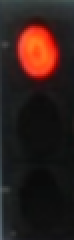
//> input picture Computer Vision CS4053/assignments/Traffic/submission-1/resources/templates/red.png, 37 x 120 px, given in place of CamVidLights01.png, which was not available (shown 2 times larger); the run also reads 1 picture not shown here
$ ./final   (built with g++ and OpenCV 4)
//> lines starting //> are read from the running program, lines starting //| are printed output that depends on the picture; pictures that were not available may be replaced by others from this repository, and a replacement may not be noted
### Computer Vision CS4053/assignments/Traffic/submission-1/metrics.h
#include "Utilities.h"

// [14 lines left out: functions recall, precision, accuracy, not called in this run]

### Computer Vision CS4053/assignments/Traffic/submission-1/Utilities.h
/*
 * Based on Sample code provided as part of "A Practical Introduction to Computer Vision with OpenCV"
 * by Kenneth Dawson-Howe � Wiley & Sons Inc. 2014.
 * Modified by Caelen Feller
 */

#pragma once
#include "opencv2/core.hpp"
// #include "opencv2/core/cuda.hpp"
#pragma GCC diagnostic ignored "-Wwrite-strings"
#include "opencv2/video.hpp"
#include "opencv2/objdetect.hpp"
#include "opencv2/highgui.hpp"
#include <stdio.h>
#include <iostream>
#include <string>
#define PI 3.14159265358979323846

using namespace std;
using namespace cv;

void FindLocalMaxima(Mat& input_image, Mat& local_maxima, double threshold_value);

void writeText( Mat image, char* text, int row, int column, Scalar colour=-1.0, double scale=0.4, int thickness=1 );
Mat JoinImagesHorizontally( Mat& image1, char* name1, Mat& image2, char* name2, int spacing=0, Scalar colour=-1.0 );
Mat JoinImagesVertically( Mat& image1, char* name1, Mat& image2, char* name2, int spacing=0, Scalar colour=-1.0 );
void addGaussianNoise(Mat &image, double average=0.0, double standard_deviation=10.0);

VideoWriter* OpenVideoFile( char* filename, VideoCapture& video_to_emulate, int horizontal_multiple=1, int vertical_multiple=1, int spacing=0 );
VideoWriter* OpenVideoFile( char* filename, int codec, Size image_size, double fps, int horizontal_multiple=1, int vertical_multiple=1, int spacing=0 );
void WriteVideoFrame( VideoWriter* output_video, Mat& video_frame );
void CloseVideoFile( VideoWriter* video );

void invertImage(Mat &image, Mat &result_image);
int CameraCalibration( string passed_settings_filename );

void invertImage(Mat &image, Mat &result_image);
Mat StretchImage( Mat& image );
Mat convert_32bit_image_for_display(Mat& passed_image, double zero_maps_to=0.0, double passed_scale_factor=-1.0 );
void show_32bit_image( char* window_name, Mat& passed_image, double zero_maps_to=0.0, double passed_scale_factor=-1.0 );
Mat ComputeDefaultImage( Mat& passed_image );
void DrawHistogram( MatND histograms[], int number_of_histograms, Mat& display_image );

### Computer Vision CS4053/assignments/Traffic/submission-1/Utilities.cpp
/*
 * Based on Sample code provided as part of "A Practical Introduction to Computer Vision with OpenCV"
 * by Kenneth Dawson-Howe � Wiley & Sons Inc. 2014.
 * Modified by Caelen Feller
 */
#include "opencv2/core.hpp"
#include "opencv2/imgproc.hpp"
#include "opencv2/video.hpp"
#include "opencv2/highgui.hpp"
#include <stdio.h>
#include <iostream>
#include "Utilities.h"

using namespace std;
using namespace cv;

void writeText( Mat image, char* text, int row, int column, Scalar passed_colour, double scale, int thickness )
{
	Scalar colour( 0, 0, 255);
	Point location( column, row );
	putText( image, text, location, FONT_HERSHEY_SIMPLEX, scale, (passed_colour.val[0] == -1.0) ? colour : passed_colour, thickness );
}

Mat JoinImagesHorizontally( Mat& image1, char* name1, Mat& image2, char* name2, int spacing, Scalar passed_colour/*=-1.0*/ )
{
	Mat result( (image1.rows > image2.rows) ? image1.rows : image2.rows,
		        image1.cols + image2.cols + spacing,
				image1.type() );
	result.setTo(Scalar(255,255,255));
    Mat imageROI;
	imageROI = result(cv::Rect(0,0,image1.cols,image1.rows));
	image1.copyTo(imageROI);
	if (spacing > 0)
	{
		imageROI = result(cv::Rect(image1.cols,0,spacing,image1.rows));
		imageROI.setTo(Scalar(255,255,255));
	}
	imageROI = result(cv::Rect(image1.cols+spacing,0,image2.cols,image2.rows));
	image2.copyTo(imageROI);
	writeText( result, name1, 13, 6, passed_colour );
	writeText( imageROI, name2, 13, 6, passed_colour );
	return result;
}

Mat JoinImagesVertically( Mat& image1, char* name1, Mat& image2, char* name2, int spacing, Scalar passed_colour/*=-1.0*/ )
{
	Mat result( image1.rows + image2.rows + spacing,
		        (image1.cols > image2.cols) ? image1.cols : image2.cols,
				image1.type() );
	result.setTo(Scalar(255,255,255));
	Mat imageROI;
	imageROI = result(cv::Rect(0,0,image1.cols,image1.rows));
	image1.copyTo(imageROI);
	if (spacing > 0)
	{
		imageROI = result(cv::Rect(0,image1.rows,image1.cols,spacing));
		imageROI.setTo(Scalar(255,255,255));
	}
	imageROI = result(cv::Rect(0,image1.rows+spacing,image2.cols,image2.rows));
	image2.copyTo(imageROI);
	writeText( result, name1, 13, 6, passed_colour );
	writeText( imageROI, name2, 13, 6, passed_colour );
	return result;
}

// [150 lines left out: functions addGaussianNoise, OpenVideoFile, OpenVideoFile, WriteVideoFrame, CloseVideoFile, StretchImage and 4 more, not called in this run]

### Computer Vision CS4053/assignments/Traffic/submission-1/final.cpp
#include <iostream>
#include <iomanip>
#include <sstream>
#include <vector>

// Code from course text sample code

#include "Utilities.h"

void FindLocalMaxima( Mat& input_image, Mat& local_maxima, double threshold_value );
void FindLocalMinima( Mat& input_image, Mat& local_minima, double threshold_value );

// CSV Reading library for reading ground truth from https://github.com/ben-strasser/fast-cpp-csv-parser
#include "csv.h"

using namespace cv;
using namespace std;

// My own code or suffieciently changed course text sample code
#include "metrics.h"

enum LightState {
    RED,
    AMBER,
    RED_AMBER,
    GREEN
};

struct Light {
    Rect inner;
    Rect outer;
    double correlation;
    LightState state;
};

// Read Images In
vector<Mat> get_traffic_images();

// Do any preprocessing on Image
void preprocess(Mat& input, Mat& output);

// Determine whether segmented image regions are lights, and where they are
void match_lights(vector<vector<Point>> &contours, vector<Vec4i> &hierarchy,  Mat &input, Mat &output, vector<Light>& lights, Mat &contours_image);

// Modified version of DrawMatchingTemplateRectangles to return bounding rectangles
void get_matching_template_rectangles( vector<Rect> &output, Mat& matched_template_map, Mat& template_image, Scalar passed_colour);

// Output Result Images
void write_traffic_images(vector<Mat> &images);

// Evaluate Recognition Metrics
void GetRecognitionResults(vector<vector<Light>> &results, bool centre);

// Constants
const int N_IMAGES = 14;

double CORRELATION_THRESH = .78;

double MAX_ANGLE = 20;
double MIN_WIDTH = 1;

double MIN_A_RATIO = 1.0;
double MAX_A_RATIO = 4.0;

double MIN_HOLE_A_RATIO = 0.5;
double MAX_HOLE_A_RATIO = 1.8;

int THRESHOLD_SIZE = 67;

int main(int argc, const char * argv[])
{
    char c;
    // Read in images
    vector<Mat> input = get_traffic_images();

    vector<Mat> output;
    vector<vector<Light>> results (N_IMAGES);

    // Interactive output
    Mat row1, row2, displayImage;

	for(int N =0; N <input.size(); N++)
    {
        // Lights found in image
        vector<Light> lights;

        // Noise Reduction and Preprocessing
        Mat processed_input;
        preprocess(input[N], processed_input);

        // Segment image into regions via thresholding of binary image
        Mat grey_image, binary_image, closed_image;
        cvtColor(processed_input, grey_image, CV_BGR2GRAY);

        adaptiveThreshold(grey_image, binary_image, 255, ADAPTIVE_THRESH_GAUSSIAN_C, THRESH_BINARY, THRESHOLD_SIZE, 1);

        // Close Regions
        dilate(binary_image, closed_image, Mat());
        erode( closed_image,closed_image, Mat());

        // Process regions in segmented image.
        vector<vector<Point>> contours;
        vector<Vec4i> hierarchy;

        findContours(closed_image,contours,hierarchy,CV_RETR_TREE,CV_CHAIN_APPROX_NONE);


        // Use various features to identify regions, and template match to finalise
        Mat refined_contours_image, match_image;
        match_lights(contours, hierarchy, input[N], match_image, lights, refined_contours_image);


        // Prepare visual output
        for(int i = 0; i<lights.size(); i++)
        {
            rectangle(match_image, lights[i].inner, Scalar(255,0,0));
            rectangle(match_image, lights[i].outer, Scalar(0,0,255));
            char * state;
            if(lights[i].state == RED) state = "RED";
            if(lights[i].state == RED_AMBER) state = "RED AMBER";
            if(lights[i].state == GREEN) state = "GREEN";
            if(lights[i].state == AMBER) state = "AMBER";

            char str[50];
            sprintf(str, "%f, STATE: %s", lights[i].correlation, state);
            writeText(match_image, str, lights[i].outer.tl().y,lights[i].outer.tl().x);
        }

        cvtColor(binary_image, binary_image, CV_GRAY2BGR);
        cvtColor(closed_image, closed_image, CV_GRAY2BGR);
        row1 = JoinImagesHorizontally(processed_input, "Input Image", binary_image, "Thresholded Image", 4);
        row2 = JoinImagesHorizontally(closed_image, "Recognised Regions", refined_contours_image, "Template Match - Result", 4);
        displayImage = JoinImagesVertically(row1, "", row2, "", 4);

        resize(displayImage, displayImage, Size(),0.7, 0.7, CV_INTER_AREA);
        imshow("Output", displayImage);
        c = cvWaitKey();
        cvDestroyAllWindows();
        if(c == 'q') return 0;

        // Store the matched lights and visual output.
        output.push_back(match_image);
        results[N] = lights;
	}

    // Write visual output
    write_traffic_images(output);

    // Output Recognition Metrics
    cout << "Centres" <<endl;
    GetRecognitionResults(results, true);


    cout << "Outer" <<endl;
    GetRecognitionResults(results, false);

    return 0;
}

void preprocess(Mat& input, Mat& output)
{
    output = input.clone();
    // This ended up not being used, but is a useful stub
    // if you need to do content aware exposure correction,
    // Preliminary segmentation, scaling, etc.
}

// [13 lines left out: function write_traffic_images, not called in this run]

vector<Mat> get_traffic_images()
{
    String resPath("resources/");
    String inputPath(resPath + "input/CamVidLights");

    vector<Mat> images(N_IMAGES);

    ostringstream path;
    for(int i = 1; i <= N_IMAGES; i++)
    {
        path.str("");
        path << inputPath << setw(2) << setfill('0') << i << ".png";
        images[i-1] = imread( path.str(), IMREAD_COLOR );
//> images[0] is the input picture: 120 rows x 37 cols, CV_8UC3; mean B, G, R 26.3, 29.9, 47.2
    }
//> pass 2 of the loop in get_traffic_images, `for(int i = 1; i <= N_IMAGES; i++)`:
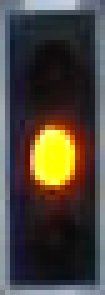
//> input picture Computer Vision CS4053/assignments/Traffic/submission-1/resources/templates/amber.png, 21 x 59 px, given in place of CamVidLights02.png, which was not available (shown 5 times larger)
//> in get_traffic_images, images[1] is the input picture: 59 rows x 21 cols, CV_8UC3; mean B, G, R 58.9, 67.6, 74.5
    return images;
}


void match_lights(vector<vector<Point>> &contours, vector<Vec4i> &hierarchy,  Mat &input, Mat &output, vector<Light>& lights, Mat &contours_image)
{
    vector<Mat> templates = {
        imread("resources/templates/red.png"),
        imread("resources/templates/amber.png"),
        imread("resources/templates/red-amber.png"),
        imread("resources/templates/green.png")
    };
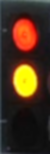
//> input picture Computer Vision CS4053/assignments/Traffic/submission-1/resources/templates/red-amber.png, 50 x 154 px
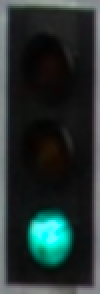
//> input picture Computer Vision CS4053/assignments/Traffic/submission-1/resources/templates/green.png, 50 x 147 px (shown 2 times larger)
//> templates[2] is the input picture: 154 rows x 50 cols, CV_8UC3; mean B, G, R 28.5, 49.1, 71.7
//> templates[3] is the input picture: 147 rows x 50 cols, CV_8UC3; mean B, G, R 47.8, 48.8, 36.3

    // Visual output for potential regions, without template matching
    contours_image = Mat::zeros(input.size(), CV_8UC3);
    contours_image = Scalar(255,255,255);
    output = input.clone();

    for (int contour=0; (contour < contours.size()); contour++)
    {
        // Refine regions to search
        // Does the region have a hole?
        if(hierarchy[contour][2] == -1) continue;

        // Find the largest hole in the region
        int max_child = hierarchy[contour][2];
        for(int child = hierarchy[contour][2]; hierarchy[child][0] > -1; child = hierarchy[child][0])
            if (contours[max_child].size() < contours[child].size()) max_child = child;

        // Is the region and hole large enough
        if (contours[contour].size() > 10 && contours[max_child].size() > 2)
        {
            // Get bounding boxes of region and hole
            RotatedRect min_bounding_rectangle = minAreaRect(contours[contour]);
            RotatedRect child_min_bounding_rectangle = minAreaRect(contours[max_child]);

            // Ensure region is not too rotated - traffic light will not be more than 20 degrees tilted
            if(min_bounding_rectangle.angle > MAX_ANGLE ) continue;

            // Ensure region is portrait
            if(min_bounding_rectangle.boundingRect().width > min_bounding_rectangle.boundingRect().height) continue;

            //Ensure rotated region is portrait
            if (min_bounding_rectangle.size.width > min_bounding_rectangle.size.height)
            {
                swap(min_bounding_rectangle.size.width, min_bounding_rectangle.size.height);
                min_bounding_rectangle.angle += 90.f;
            }

            // Get aspect ratio of Region and child
            double aspect_ratio = min_bounding_rectangle.size.height / min_bounding_rectangle.size.width;
            double child_aspect_ratio = child_min_bounding_rectangle.size.height / child_min_bounding_rectangle.size.width;

            if(
                aspect_ratio > MIN_A_RATIO && aspect_ratio < MAX_A_RATIO     // Is it correctly proportioned?
                && min_bounding_rectangle.size.width > MIN_WIDTH   // Is it too small/too large?
                && child_aspect_ratio > MIN_HOLE_A_RATIO && child_aspect_ratio < MAX_HOLE_A_RATIO // Is the hole circular enough?
            ) {
                Scalar colour( rand()&0xFF,rand()&0xFF,rand()&0xFF );
                drawContours( contours_image, contours, contour, colour, CV_FILLED, 8, hierarchy );

                // Template match region against all traffic light templates
                for(int temp = 0; temp < templates.size(); temp++)
                {
                    // Result Light
                    Light light;

                    Rect searchArea = min_bounding_rectangle.boundingRect();

                    // Check if bdd box is in the image
                    if( (searchArea & cv::Rect(0, 0, input.cols, input.rows)) != searchArea) continue;

                    Mat searchImage = input(searchArea).clone();

                    // Warp Search Area to better fit the template
                    Mat rot = getRotationMatrix2D(Point2f(searchImage.cols/2,searchImage.rows/2), min_bounding_rectangle.angle, 1);

                    Rect2f bbox = RotatedRect(Point2f(searchImage.cols/2, searchImage.rows/2), searchImage.size(), min_bounding_rectangle.angle).boundingRect2f();
                    rot.at<double>(0,2) += bbox.width/2.0 - searchImage.cols/2.0;
                    rot.at<double>(1,2) += bbox.height/2.0 - searchImage.rows/2.0;

                    warpAffine(searchImage, searchImage, rot, bbox.size());

                    // Scale the search area  and template to be the correct size
                    double scale =(double)templates[temp].rows/ min_bounding_rectangle.size.height;
                    Mat scaled_template = templates[temp].clone();

                    resize(scaled_template, scaled_template, Size(), 1.0/scale, 1.0/scale, CV_INTER_AREA);
                    resize(searchImage, searchImage, Size(), scale, scale, CV_INTER_AREA);

                    // Ensure the search area is not too small - overly narrow slivers
                    if(searchImage.cols <= templates[temp].cols || searchImage.rows <= templates[temp].rows) continue;

                    // Template match the search area
                    Mat correlation_image;
                    double min_correlation, max_correlation;

                    matchTemplate( searchImage, templates[temp], correlation_image, CV_TM_CCORR_NORMED );
                    minMaxLoc( correlation_image, &min_correlation, &max_correlation );

                    // Check if the match is good enough!
                    if(max_correlation < CORRELATION_THRESH) continue;

                    // Check if the region has been matched by another template, pick best

                    light.outer = searchArea;
                    light.state = (LightState) temp;
                    light.correlation = max_correlation;

                    bool found = false;
                    for(int j = 0; j < lights.size(); j++)
                    {
                        bool intersects = ((searchArea & lights[j].outer).area() > 0);
                        if(intersects)
                        {
                            if(lights[j].correlation < max_correlation) lights[j] = light;
                            found = true;
                        }
                    }
                    if(!found) lights.push_back(light);


                    // Find other lights of same size in image
                    Mat matched_template_map;

                    // Template match scaled template
                    matchTemplate( input, scaled_template, correlation_image, CV_TM_CCORR_NORMED );
                    minMaxLoc( correlation_image, &min_correlation, &max_correlation );

                    FindLocalMaxima( correlation_image, matched_template_map, max_correlation*0.9999 );

                    vector<Rect> rectangles;
                    get_matching_template_rectangles( rectangles, matched_template_map, scaled_template, Scalar(0,0,255));


                    // Ensure Results do not intersect with current results
                    for(int rect = 0; rect < rectangles.size(); rect++)
                    {
                        bool found = false;
                        for(int j = 0; j < lights.size(); j++)
                        {
                            bool intersects = ((rectangles[rect] & lights[j].outer).area() > 0);
                            if(intersects)
                            {
                                if(rectangles[rect].area() >= lights[j].inner.area())
                                {
                                    lights[j].inner = rectangles[rect];
                                    lights[j].correlation = max_correlation;
                                }
                                found  = true;
                            }
                        }
                        if(!found)
                        {
                            light = Light();
                            light.outer = rectangles[rect];
                            light.inner = rectangles[rect];
                            light.correlation = max_correlation;
                        }
                    }

                }
            }
        }
    }
//> contours_image: 120 rows x 37 cols, CV_8UC3; every value is 255
//> in main, `imshow("Output", displayImage);`:
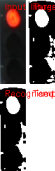
//> window 'Output': 171 rows x 55 cols, CV_8UC3; mean B, G, R 107.1, 107.9, 117.7
//> the space key is pressed
//> pass 2 of the loop in main, `for(int N =0; N <input.size(); N++)`:
//> in main, `imshow("Output", displayImage);`:
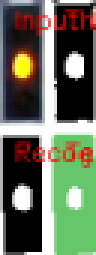
//> window 'Output': 85 rows x 32 cols, CV_8UC3 (shown 3 times larger); mean B, G, R 92.7, 111.7, 106.3
//> the space key is pressed
//> (the run ends here: the program stops with an error, at `cvtColor(processed_input, grey_image, CV_BGR2GRAY);`)
